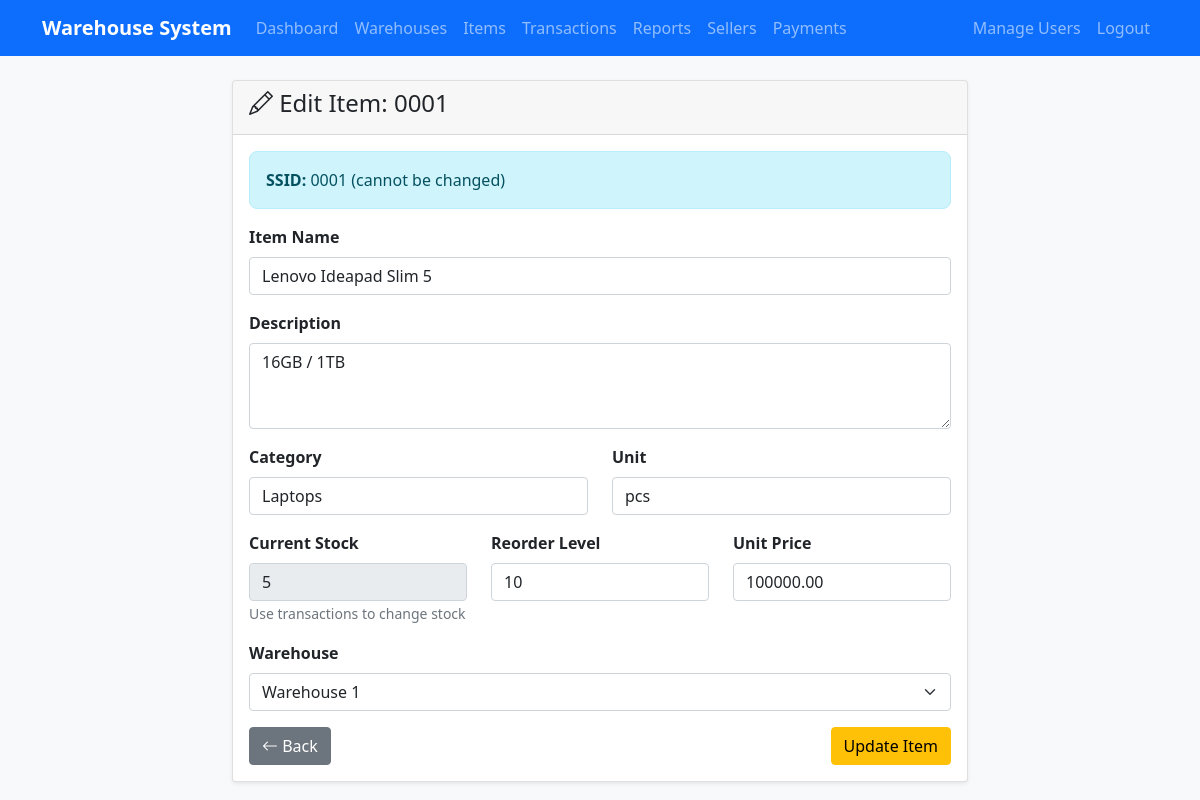
The page /items/edit/1 (signed in) on the database its author committed.
### app/models.py (models this page shows, shortened)
class Item(db.Model):
    id = db.Column(db.Integer, primary_key=True)
    ssid = db.Column(db.String(50), unique=True, nullable=False)
    name = db.Column(db.String(200), nullable=False)
    description = db.Column(db.Text, nullable=True)
    unit = db.Column(db.String(20), nullable=False, default='pcs')
    current_stock = db.Column(db.Integer, default=0)
    reorder_level = db.Column(db.Integer, default=10)
    unit_price = db.Column(db.Numeric(10, 2), default=0)
    created_at = db.Column(db.DateTime, default=datetime.utcnow)
    updated_at = db.Column(db.DateTime, default=datetime.utcnow, onupdate=datetime.utcnow)
    warehouse_id = db.Column(db.Integer, db.ForeignKey('warehouse.id'), nullable=False)
    category_id = db.Column(db.Integer, db.ForeignKey('category.id'), nullable=False)
    transactions = db.relationship(
        'Transaction',
        backref='item',
        lazy=True,
        cascade='all, delete-orphan'
    )

### app/items/routes.py (the view, shortened to what this page needs)
@bp.route('/edit/<int:id>', methods=['GET', 'POST'])
@login_required
def edit_item(id):
    if not current_user.can_create_items():
        flash('Access denied. Manager or Admin privileges required.', 'danger')
        return redirect(url_for('items.list_items'))
    item = Item.query.get_or_404(id)
    form = EditItemForm(obj=item)
    form.category.data = item.category.name
    return render_template('items/edit.html', form=form, item=item)

### app/items/forms.py
class EditItemForm(FlaskForm):
    name = StringField('Item Name', validators=[
        DataRequired(),
        Length(min=3, max=200)
    ])
    description = TextAreaField('Description', validators=[Length(max=500)])
    category = StringField('Category', validators=[
        DataRequired(),
        Length(min=2, max=100)
    ])
    unit = StringField('Unit', validators=[
        DataRequired(),
        Length(min=1, max=20)
    ])
    reorder_level = IntegerField('Reorder Level', validators=[
        DataRequired(),
        NumberRange(min=0)
    ])
    unit_price = DecimalField('Unit Price', validators=[
        NumberRange(min=0)
    ])
    warehouse_id = SelectField('Warehouse', coerce=int, validators=[DataRequired()])
    submit = SubmitField('Update Item')
    def __init__(self, *args, **kwargs):
        super().__init__(*args, **kwargs)
        self.warehouse_id.choices = [(w.id, w.name) for w in Warehouse.query.all()]

### app.py (called while the page is built, shortened)
@app.before_request
def create_tables():
    db.create_all()

### app/models.py (called while the page is built)
    def can_manage_users(self):
        return self.role == Role.ADMIN

    def can_create_items(self):
        return self.role in [Role.ADMIN, Role.MANAGER]

### app/templates/items/edit.html (shortened to what this page needs)
{% extends "base.html" %}
{% block content %}
<div class="row justify-content-center">
    <div class="col-md-8">
        <div class="card">
            <div class="card-header">
                <h4><i class="bi bi-pencil"></i> Edit Item: {{ item.ssid }}</h4>
            </div>
            <div class="card-body">
                <form method="POST">
                    <div class="alert alert-info">
                        <strong>SSID:</strong> {{ item.ssid }} (cannot be changed)
                    </div>
                    <div class="mb-3">
                        {{ form.name.label(class="form-label") }}
                        {{ form.name(class="form-control") }}
                    </div>
                    <div class="mb-3">
                        {{ form.description.label(class="form-label") }}
                        {{ form.description(class="form-control", rows="3") }}
                    </div>
                    <div class="row">
                        <div class="col-md-6">
                            <div class="mb-3">
                                {{ form.category.label(class="form-label") }}
                                {{ form.category(class="form-control") }}
                            </div>
                        </div>
                        <div class="col-md-6">
                            <div class="mb-3">
                                {{ form.unit.label(class="form-label") }}
                                {{ form.unit(class="form-control") }}
                            </div>
                        </div>
                    </div>
                    <div class="row">
                        <div class="col-md-4">
                            <div class="mb-3">
                                <label class="form-label">Current Stock</label>
                                <input type="text" class="form-control" value="{{ item.current_stock }}" disabled>
                                <small class="text-muted">Use transactions to change stock</small>
                            </div>
                        </div>
                        <div class="col-md-4">
                            <div class="mb-3">
                                {{ form.reorder_level.label(class="form-label") }}
                                {{ form.reorder_level(class="form-control") }}
                            </div>
                        </div>
                        <div class="col-md-4">
                            <div class="mb-3">
                                {{ form.unit_price.label(class="form-label") }}
                                {{ form.unit_price(class="form-control") }}
                            </div>
                        </div>
                    </div>
                    <div class="mb-3">
                        {{ form.warehouse_id.label(class="form-label") }}
                        {{ form.warehouse_id(class="form-select") }}
                    </div>
                    <div class="d-flex justify-content-between">
                        <a href="{{ url_for('items.list_items') }}" class="btn btn-secondary">
                            <i class="bi bi-arrow-left"></i> Back
                        </a>
                        {{ form.submit(class="btn btn-warning") }}
                    </div>
                </form>
            </div>
        </div>
    </div>
</div>
{% endblock %}

### static/css/custom.css (style rules this page uses)
body { background-color: #f8f9fa; }
.card { box-shadow: 0 0.125rem 0.25rem rgba(0, 0, 0, 0.075); border: 1px solid rgba(0, 0, 0, 0.125); }
.form-label { font-weight: 600; }
.alert { border-radius: 8px; }

### rows shown on the page
Item: ssid "0001", name "Lenovo Ideapad Slim 5", description "16GB / 1TB", category "Laptops", unit "pcs", current_stock "5", reorder_level "10", unit_price "100000.00", warehouse_id "Warehouse 1"
